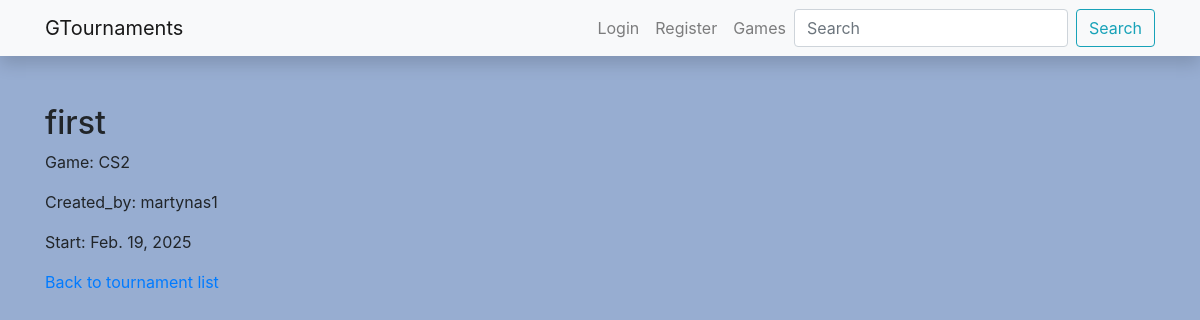
/tournaments/tournaments/1/, run on the app's committed database.
### tournaments/models.py (models this page shows, shortened)
class Tournament(models.Model):
    name = models.CharField("name", max_length=100)
    game = models.ForeignKey(Game, on_delete=models.CASCADE)
    start_date = models.DateField()
    created_by = models.ForeignKey(User, on_delete=models.CASCADE)

class Game(models.Model):
    name = models.CharField("name", max_length=100)
    description = models.TextField()
    release_date = models.DateField()

### tournaments/views.py (the view)
# urls.py: path("tournaments/<int:pk>/", views.TournamentDetailView.as_view(), name="tournament_detail"),
class TournamentDetailView(generic.DetailView):
    model = Tournament
    template_name = "tournament_detail.html"

### tournaments/templates/tournament_detail.html
{% extends 'base.html' %}
{% block content %}
<h2>{{ tournament.name }}</h2>
<p>Game: {{ tournament.game.name }}</p>
<p>Created_by: {{ tournament.created_by }}</p>
<p>Start: {{ tournament.start_date }}</p>
<a href="{% url 'tournament_list' %}">Back to tournament list</a>
{% endblock %}

### data on the page
Tournament: name "first", game.name "CS2", created_by "martynas1", start_date "Feb. 19, 2025"
